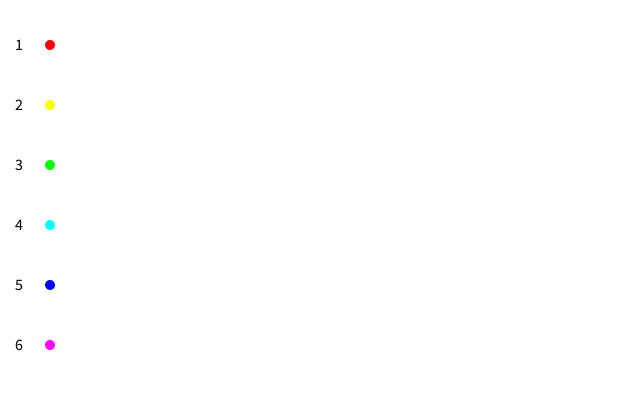
Frame 1 (no input)
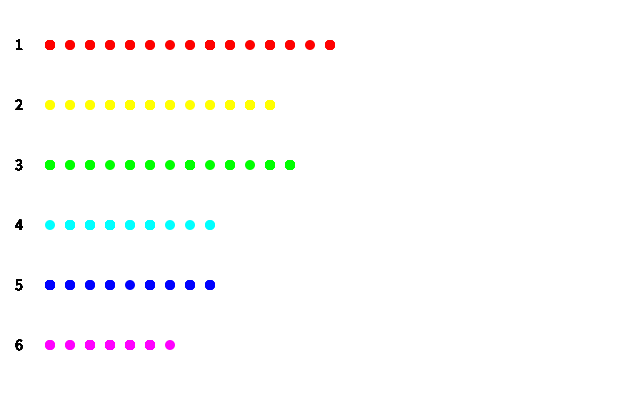
Frame 60 (the mouse pressed at the canvas centre just before this capture)
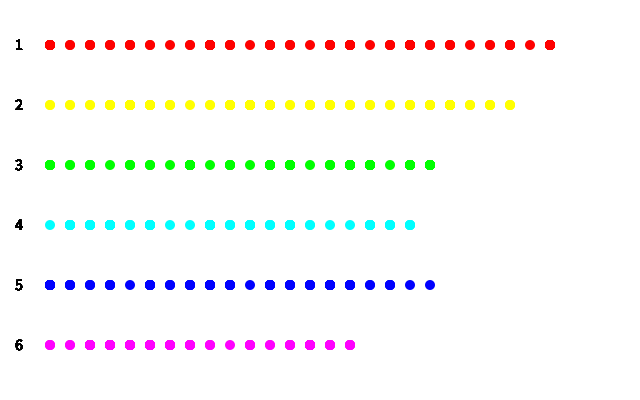
Frame 120 (the mouse held since frame 60 and released just before this capture)

The Processing sketch that drew these frames (run headless with seeded random() and noise(); from frame 60 on, the mouse is pressed at the canvas centre):

// Processing sketch: frequencyArrayCircleBarChart
// ── frequencyArrayCircleBarChart.pde
int fps = 24;        // フレーム数/秒(1フレームごとにサイコロを振る前提)
int dY = 60;         // 行の間隔
int dH = 20;         // 度数1当りの棒グラフの長さ
int w = 40;          // 棒の幅
int diceSides = 6;   // サイコロの面の数
int marginTop = 30;  // 上の余白
int marginLeft = 50; // 左の余白 (文字を除く)
int marginChar = 15; // 文字の左余白
int[] freq;   // サイコロの目ごとの回数を格納
int dy2 = 15;
int dx;

void setup () {
  size(640, 400);
  frameRate(fps);
  noStroke();
  background(255, 255, 255);
  colorMode(HSB, 360, 100, 100);
  freq = new int[diceSides];
}

void draw() {
  for (int i = 0; i < freq.length; i++) { // 行(サイコロの目)ごとの繰り返し
    int y = marginTop + i * dY;             // 棒の中心のy座標
    // 行ラベル
    fill(0, 0, 0);                          // 文字の色は黒
    textSize(16);
    text(i + 1, marginChar, y + w / 2);     // 棒の左に i + 1 を表示
    // 棒                      
    int dx = freq[i] * 20;
    if (marginLeft + dx + dH > width) {
      // 次が書けないほど右に来ているか? (width はウィンドウの幅)
      fill(0, 0, 0); // 色を黒に変更
      noLoop();  // draw() を呼び出す繰り返しは今回で終わり＝アニメーション終了
    } else {
      fill(360 * i / diceSides, 100, 100);  // 棒ごとに色相を変更
    }
    ellipse(marginLeft+dx, y+dy2, dH/2, dH/2);              // 棒の左上の座標、横、縦
  }
  int diceValue = (int)random(0, diceSides);
  // サイコロの目 [0 以上 (diceSides - 1) 以下の整数] 
  freq[diceValue]++;
  // 出たサイコロの目の頻度を1増やす
}
